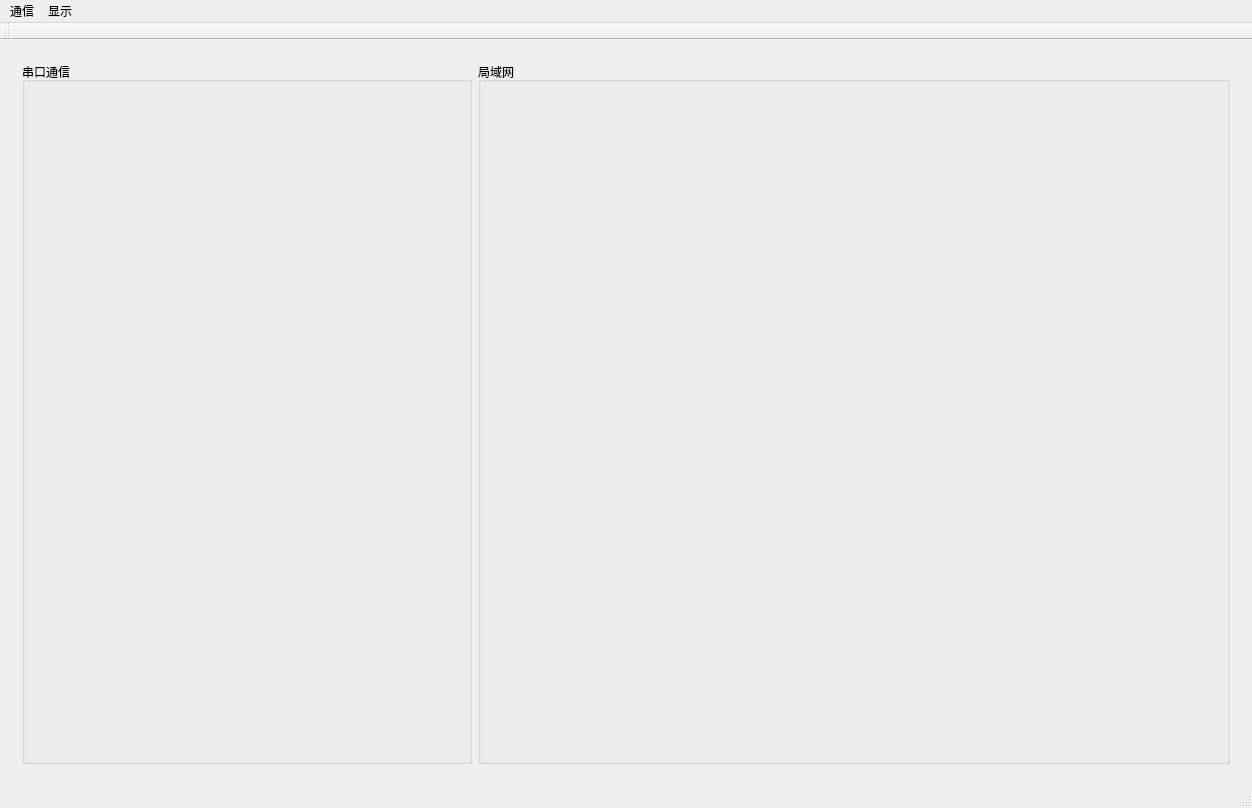
<?xml version="1.0" encoding="UTF-8"?>
<ui version="4.0">
 <class>SMOS</class>
 <widget class="QMainWindow" name="SMOS">
  <property name="geometry">
   <rect>
    <x>0</x>
    <y>0</y>
    <width>1252</width>
    <height>808</height>
   </rect>
  </property>
  <property name="windowTitle">
   <string>SMOS</string>
  </property>
  <widget class="QWidget" name="centralWidget">
   <layout class="QGridLayout" name="gridLayout">
    <item row="0" column="0">
     <widget class="QStackedWidget" name="stackedWidget">
      <property name="frameShape">
       <enum>QFrame::NoFrame</enum>
      </property>
      <property name="currentIndex">
       <number>0</number>
      </property>
      <widget class="QWidget" name="confg">
       <layout class="QGridLayout" name="gridLayout_3">
        <item row="0" column="1">
         <widget class="QGroupBox" name="GB_WAN">
          <property name="title">
           <string>局域网</string>
          </property>
         </widget>
        </item>
        <item row="0" column="0">
         <widget class="QGroupBox" name="GB_serial">
          <property name="minimumSize">
           <size>
            <width>300</width>
            <height>700</height>
           </size>
          </property>
          <property name="maximumSize">
           <size>
            <width>450</width>
            <height>750</height>
           </size>
          </property>
          <property name="title">
           <string>串口通信</string>
          </property>
          <layout class="QVBoxLayout" name="verticalLayout">
           <item>
            <widget class="SerialCfg" name="WG_serial" native="true"/>
           </item>
           <item>
            <widget class="DynamicChart" name="WG_chart" native="true"/>
           </item>
          </layout>
         </widget>
        </item>
       </layout>
      </widget>
      <widget class="QWidget" name="display"/>
     </widget>
    </item>
   </layout>
  </widget>
  <widget class="QMenuBar" name="menuBar">
   <property name="geometry">
    <rect>
     <x>0</x>
     <y>0</y>
     <width>1252</width>
     <height>26</height>
    </rect>
   </property>
   <widget class="QMenu" name="menu_COM_CONFG">
    <property name="title">
     <string>通信</string>
    </property>
    <addaction name="fastConnect"/>
    <addaction name="comCfg"/>
   </widget>
   <widget class="QMenu" name="menu">
    <property name="title">
     <string>显示</string>
    </property>
   </widget>
   <addaction name="menu_COM_CONFG"/>
   <addaction name="menu"/>
  </widget>
  <widget class="QToolBar" name="mainToolBar">
   <attribute name="toolBarArea">
    <enum>TopToolBarArea</enum>
   </attribute>
   <attribute name="toolBarBreak">
    <bool>false</bool>
   </attribute>
  </widget>
  <widget class="QStatusBar" name="statusBar"/>
  <action name="fastConnect">
   <property name="text">
    <string>快速连接</string>
   </property>
  </action>
  <action name="comCfg">
   <property name="text">
    <string>配置</string>
   </property>
  </action>
 </widget>
 <layoutdefault spacing="6" margin="11"/>
 <customwidgets>
  <customwidget>
   <class>SerialCfg</class>
   <extends>QWidget</extends>
   <header location="global">serialcfg.h</header>
   <container>1</container>
  </customwidget>
  <customwidget>
   <class>DynamicChart</class>
   <extends>QWidget</extends>
   <header location="global">dynamicchart.h</header>
   <container>1</container>
  </customwidget>
 </customwidgets>
 <resources/>
 <connections/>
</ui>
